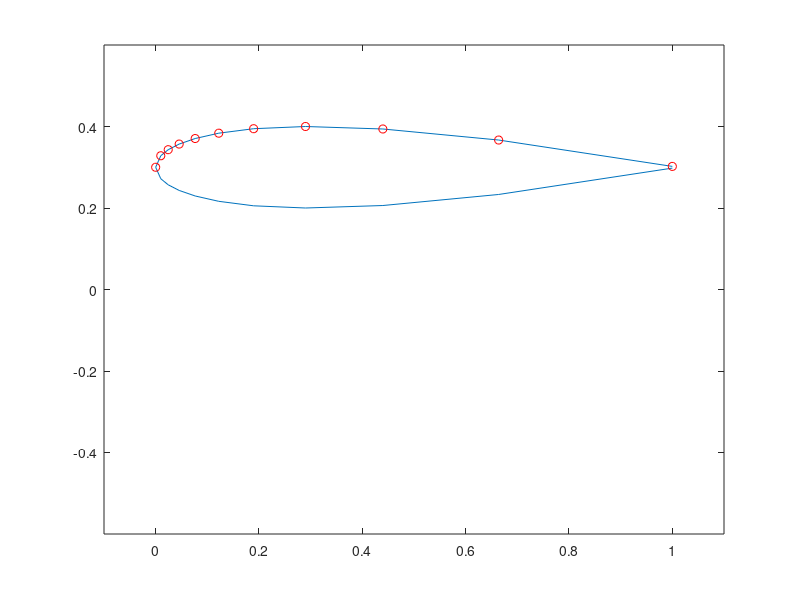

MATLAB code to generate this figure: (Note: this script raises an error after producing the figure.)
% f9_15 same as L9_9
% Copyright S. Nakamura, 1995
set(gcf, 'NumberTitle','off','Name', 'Figure 9.15; List 9.9')

clear,clf
x_af=[1.0000  0.6638  0.4397  0.2900  0.1896  0.1221  ...
      0.0765  0.0455  0.0243  0.0099       0 ];
y_af=[0.0021  0.0668  0.0939  0.1000  0.0946  0.0836  ...
      0.0705  0.0569  0.0431  0.0282       0 ];
m=length(x_af);
x = [x_af, x_af(m-1:-1:1)];  % Whole airfoil profile
y = [y_af, -y_af(m-1:-1:1)];
plot(x,y+0.3)
hold on
plot(x_af,y_af+0.3,'or')
axis([-0.1, 1.1 ,-0.6, 0.6])
n=length(x);
arc(1)=0;  % Arc length measured from trailing edge
for i=2:n
   arc(i)=arc(i-1)+sqrt((x(i)-x(i-1))^2+(y(i)-y(i-1))^2);
end
L = arc(m);
s = stret_(15+1, L,  0.02, 0.02);
xcut=interp1(arc, x, s, 'spline');  % c-spline
ycut=interp1(arc, y, s, 'spline');  % c-spline
plot(x,y-0.3)
plot(xcut,ycut-0.3,'x')
axis([-0.3, 1.1 ,-0.6, 0.6])
text(-0.1, 0.1, 'o: given data points','Fontsize',[18])
text(-0.1,-0.5, 'x: points to cut the surface','Fontsize',[18])
axis('off')
